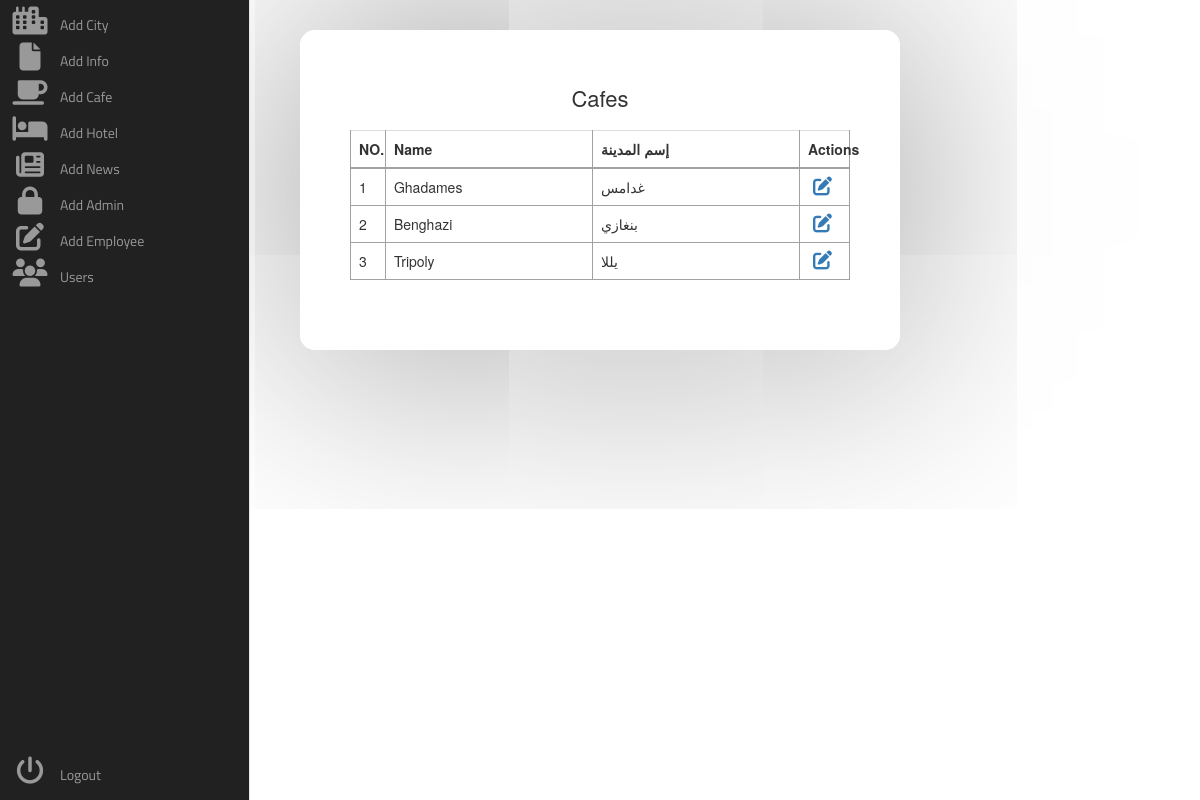
Before: /admin/cafes.php with the older database file.
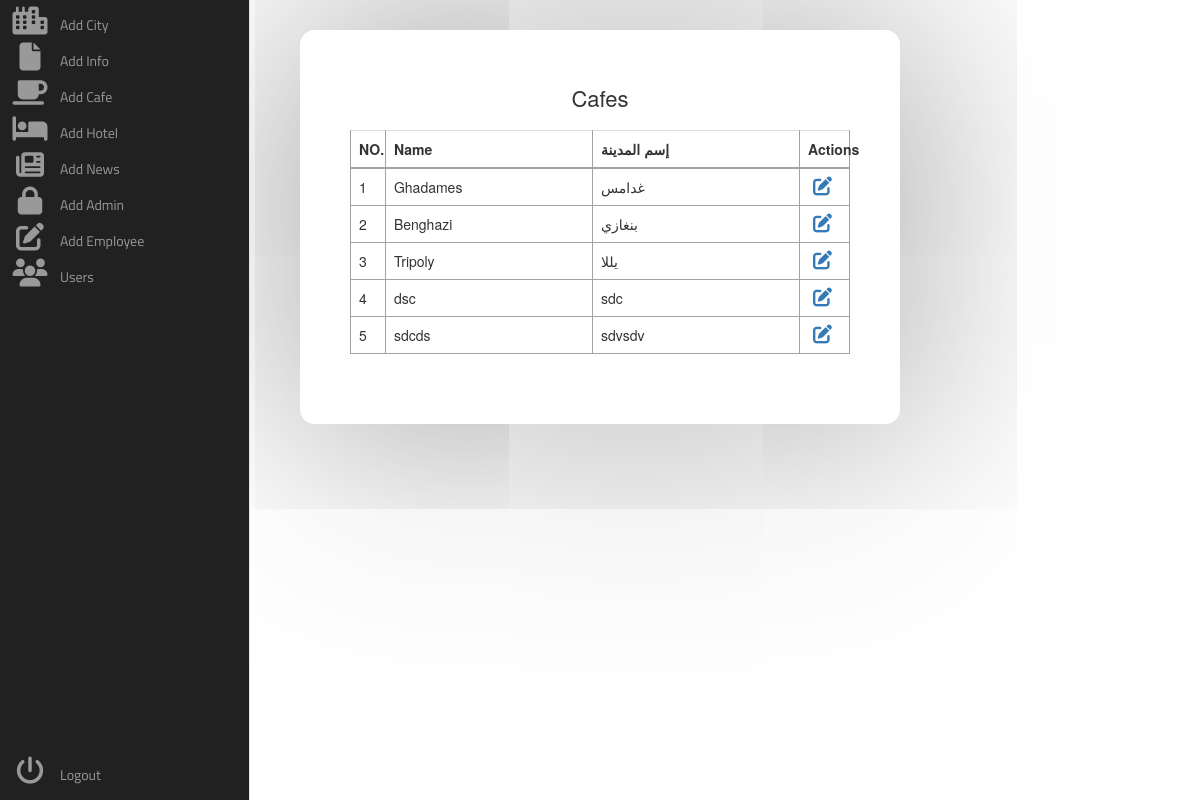
After: the same page with the newer database file.
### tables this page shows
CREATE TABLE `city` (
  `city_id` int(255) NOT NULL,
  `city_name` varchar(255) NOT NULL,
  `city_name_ar` varchar(255) NOT NULL,
  `city_caption` varchar(255) NOT NULL,
  `city_caption_ar` varchar(255) NOT NULL,
  `city_img` varchar(255) NOT NULL,
  `city_cover` varchar(255) NOT NULL,
  `city_location` varchar(255) NOT NULL,
  `city_type` tinyint(255) NOT NULL,
  `city_status` tinyint(255) NOT NULL
);

### admin/cafes.php (the view, shortened to what this page needs)
<!DOCTYPE html>
<html lang="en">
<head>
        <link rel="stylesheet" href="style/admin.css">
        <link rel="stylesheet" href="https://stackpath.bootstrapcdn.com/font-awesome/4.7.0/css/font-awesome.min.css">
    <link rel="stylesheet" href="https://stackpath.bootstrapcdn.com/bootstrap/3.3.7/css/bootstrap.min.css">
    </head>
    <body>
    <div class="area"></div><nav class="main-menu">
    <ul>
                <li>
                    <a href="city.php">
                        <i class="fa fa-city fa-2x"></i>
                        <span class="nav-text">
                           Add City
                        </span>
                    </a>
                </li>
                <li class="has-subnav">
                    <a href="info.php">
                        <i class="fa fa-file fa-2x"></i>
                        <span class="nav-text">
                            Add Info
                        </span>
                    </a>
                </li>
                <li class="has-subnav">
                    <a href="cafes.php">
                       <i class="fa fa-mug-saucer fa-2x"></i>
                        <span class="nav-text">
                            Add Cafe
                        </span>
                    </a>
                </li>
                <li class="has-subnav">
                    <a href="hotels.php">
                       <i class="fa fa-hotel fa-2x"></i>
                        <span class="nav-text">
                            Add Hotel
                        </span>
                    </a>
                </li>
                <li>
                    <a href="news.php">
                        <i class="fa fa-newspaper fa-2x"></i>
                        <span class="nav-text">
                            Add News
                        </span>
                    </a>
                </li>
                <li>
                    <a href="admin.php">
                        <i class="fa fa-lock fa-2x"></i>
                        <span class="nav-text">
                           Add Admin
                        </span>
                    </a>
                </li>
                <li>
                   <a href="employee.php">
                       <i class="fa fa-pen-to-square fa-2x"></i>
                        <span class="nav-text">
                            Add Employee
                        </span>
                    </a>
                </li>
                <li>
                   <a href="users.php">
                        <i class="fa fa-users fa-2x"></i>
                        <span class="nav-text">
                            Users
                        </span>
                    </a>
                </li>
            </ul>
            <ul class="logout">
                <li>
                   <a href="#">
                         <i class="fa fa-power-off fa-2x"></i>
                        <span class="nav-text">
                            Logout
                        </span>
                    </a>
                </li>
            </ul>
        </nav>
        <diV class="table-wrapper">
            <div class="table-title">
                <div class="row">
                    <div><h2>Cafes <b></b></h2></div>
                </div>
            </div>
        <table class="table table-bordered">
            <thead>
                <tr>
                    <th style="width: 7%;">NO.</th>
                    <th>Name</th>
                    <th>إسم المدينة</th>
                    <th style="width: 10%;">Actions</th>
                </tr>
            </thead>
            <tbody>
                <?php
                    include "../config.php";
                    $query_pag_data = "SELECT * FROM city";
                    $result_pag_data = mysqli_query($conn, $query_pag_data);
                    $i = 1;
                    while($row = mysqli_fetch_assoc($result_pag_data))
                    {
                        $city_name = $row['city_name'];
                        $city_name_ar = $row['city_name_ar'];
                ?>
                <tr>
                    <td><?php echo $i++ ?></td>
                    <td><?php echo $city_name; ?></td>
                    <td><?php echo $city_name_ar; ?></td>
                    <td><?php echo "<a href='cafe_info.php?id=$row[city_id]'><i class='fa-solid fa-pen-to-square'></a>" ?></td>
                </tr>
            <?php } ?>
            </tbody>
        </table>
        </diV>
    </body>
</html>

Changed rows visible on the page:
added city: city_name "dsc", city_name_ar "sdc"
added city: city_name "sdcds", city_name_ar "sdvsdv"
